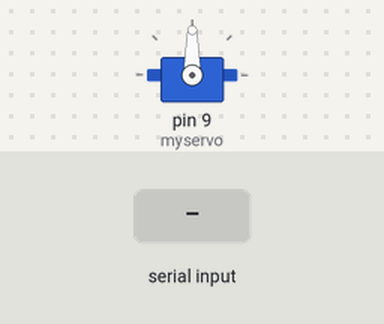
This sketch was run on a simulated Arduino Uno, built with avr-gcc and run on an emulated ATmega328P. Shown: servo. The test bench sets the inputs (shaded band).

Above: at 1.2 s.
1.3 s: "0" received over Serial
At 1.75 s:
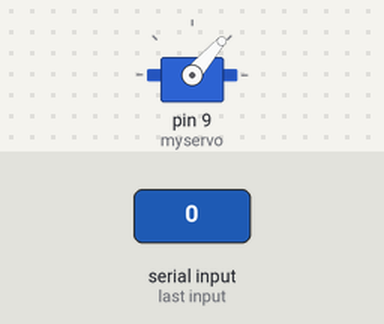
At 2.8 s:
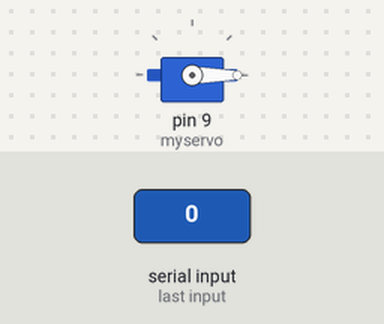
3.9 s: "1" received over Serial
At 5.9 s:
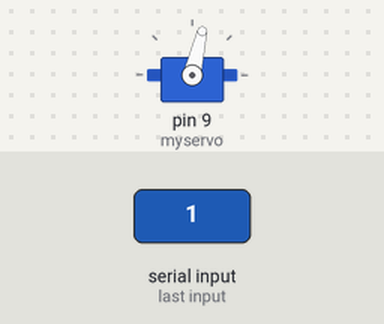
Timing chart, 0 to 7.4 s (numbered marks = the images above; inputs shaded):
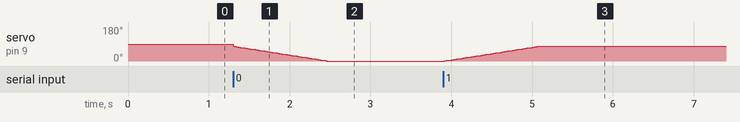

The sketch:

sketch_apr6a.ino
```cpp
#include <Servo.h>

Servo myservo;  // create servo object to control a servo
// twelve servo objects can be created on most boards

int pos = 90;    // variable to store the servo position

void setup() {
  myservo.attach(9);  // attaches the servo on pin 9 to the servo object
  Serial.begin(9600); // initialize serial communication at 9600 bits per second
}

void loop() {
  if (Serial.available()) {
    char signal = Serial.read();
    if (signal == '0') {
      // Move servo from 90 to 0 degrees
      for (pos = 77; pos >= 0; pos -= 1) {
        myservo.write(pos);              // tell servo to go to position in variable 'pos'
        delay(15);
      }
     } //delay(5000); // Wait half a second before returning to 90 degrees
    if (signal == '1') {
      // Move servo from 0 to 90 degrees
      for (pos = 0; pos <= 77; pos += 1) {
        myservo.write(pos);              // tell servo to go to position in variable 'pos'
        delay(15);
    }
  }
}
}
```

Measured:
- after the input at 1.3 s, servo on pin 9 (myservo): moves from 90° to 0° over 1.2 s, starting at once
- after the input at 3.9 s, servo on pin 9 (myservo): moves from 0° to 77° over 1.1 s, starting at once
